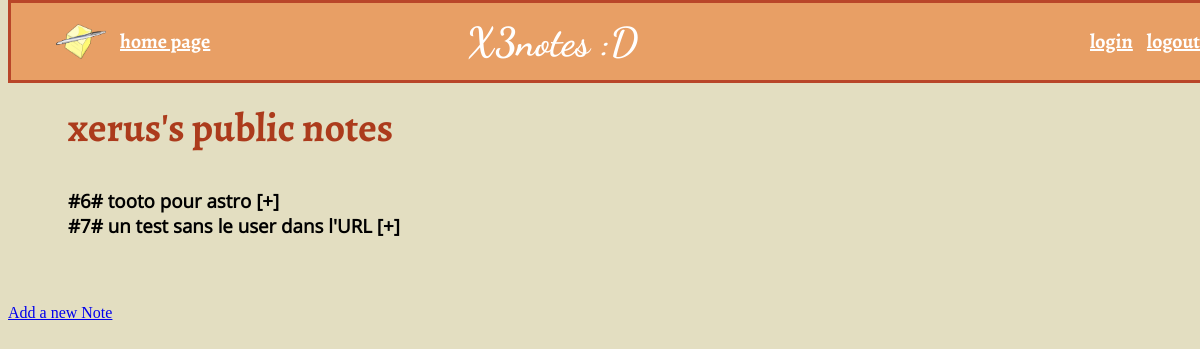
Before: /x3notes/xerus/ with the older database file.
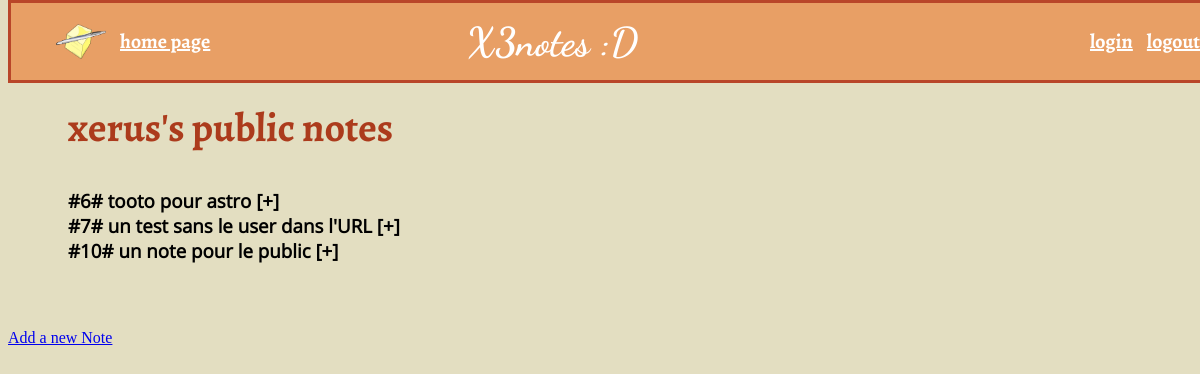
After: the same page with the newer database file.
### x3notes/models.py (models this page shows, shortened)
class Note(models.Model):
    title = models.CharField(max_length=255)
    text = models.CharField(max_length=255)
    owner = models.ForeignKey(User)
    ispublic = models.BooleanField(True)

### x3notes/views.py (the view)
# urls.py: url(r'^(?P<username>[a-zA-Z0-9]+)/$', views.view_user, name='view_user'),
def view_user(request,username):
    user2poll = get_object_or_404(User, username=username)
    public_notes = Note.objects.filter(ispublic=True).filter(owner=user2poll)
    private_notes = Note.objects.filter(ispublic=False).filter(owner=user2poll)
    context = {'public_notes': public_notes}
    return render(request, 'x3notes/view_user.html', {'username': username,
                                                     'public_notes': public_notes,
                                                     'private_notes': private_notes})

### x3notes/templates/x3notes/view_user.html (shortened to what this page needs)
{% extends "x3notes/base.html" %}
{% block content %}
<div class="public">
    <h2>{{username}}'s public notes</h2>
    {% for note in public_notes %}
        <div class="note" >
            <div class="note-title"> #{{note.id}}# {{note.title}} [+] </div>
        </div>
    {% endfor %}
</div>
<br><br>
    <a href="{% url 'x3notes:add_note' %}"> Add a new Note</a>
{% endblock %}

### x3notes/templates/x3notes/base.html (shortened to what this page needs)
<!DOCTYPE html>
<html lang="en">
    <head>
        {% load staticfiles %}
        <link rel="stylesheet" type="text/css" href="{% static 'x3notes/style.css' %}" />
    </head>
    <body>
        <div id="header">
            <div class="header_left">
                <ul>
                    <li> <img src="{% static 'x3notes/images/logo-small.png' %}" alt="Logo small" style="float;width:50px;height:35px;" > </li>
                    <li> <a href="/x3notes/">home page </a></li>
                </ul>
            </div>
            <div class="header_central">
                <b> X3notes :D </b>
            </div>
            <div class="header_right">
                <ul>
                    <li> <a href="/x3notes/login">login </a></li>
                    <li> <a href="/x3notes/logout">logout </a></li>
                </ul>
            </div>
        </div>
        <div id="main">
            {% block content %}{% endblock %}
        </div>
    </body>
</html>

### x3notes/static/x3notes/style.css (style rules this page uses)
body { background-color: #E3DEC1; }
#main { width: 600px; margin: 100px 0px 20px; -webkit-box-sizing: border-box; -moz-box-sizing: border-box; box-sizing: border-box; }
.public { width: 700px; margin: 20px 60px 30px; -webkit-box-sizing: border-box; -moz-box-sizing: border-box; box-sizing: border-box; }
.public h2 { font-family: Alegreya-Bold; font-size: 40px; color: #ac3b1c; }
.note-title { display: block; font-size: 1.17em; margin-before: 1em; margin-after: 1em; margin-start: 0; margin-end: 0; font-weight: bold; cursor: pointer; position: relative; }
#header { position: fixed; top: 0; width: 100%; -webkit-box-sizing: border-box; -moz-box-sizing: border-box; box-sizing: border-box; height:70px; display: table; border-color: #B94629; border-style: solid; }
.header_central { height:50px; background-color:#E89F65; display: table-cell; font-family: DancingScript-Bold; vertical-align: middle; font-size: 40px; color: white; }
.header_left, .header_right , .header_left_img { vertical-align: middle; min-height: 50em; height:50px; display: table-cell; background-color:#E89F65; color: white; }
.header_left li a { color: white; }
.header_left img { vertical-align: middle; }
.header_left ul li { margin: 5px; display: inline-block; vertical-align: middle; font-family: Alegreya-Bold; font-size: 20px; }
.header_right ul li { horizontal-align: right; margin: 5px; display: inline-block; vertical-align: middle; font-family: Alegreya-Bold; font-size: 20px; }
.header_right li a { color: white; }
.header_right { text-align:right; }
.note { position: relative; font-family: OpenSans; }

Changed rows visible on the page:
added Note: id "10", title "un note pour le public"
